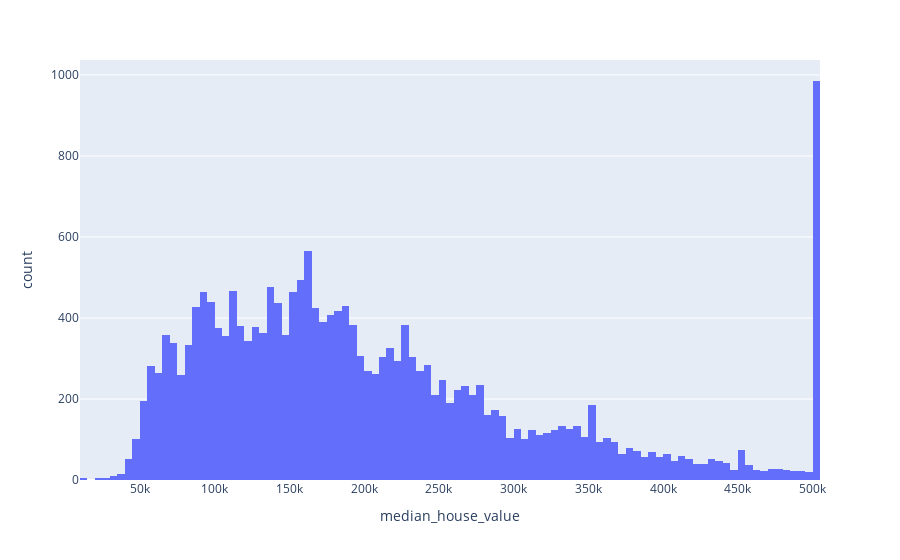

Source (notebook cell):
### Code cell
px.histogram(dataset, x='median_house_value')

### Figure 1 — Plotly figure (JSON) as saved in the notebook; plotly's stock layout.template omitted (floating-point values rounded to 4 significant figures; data arrays with more than 128 entries replaced by an {"elided": "..."} marker saying what was removed)
{"data": [{"alignmentgroup": "True", "bingroup": "x", "hovertemplate": "median_house_value=%{x}<br>count=%{y}<extra></extra>", "legendgroup": "", "marker": {"color": "#636efa"}, "name": "", "offsetgroup": "", "orientation": "v", "showlegend": false, "type": "histogram", "x": {"elided": "20433 int values"}, "xaxis": "x", "yaxis": "y"}], "layout": {"barmode": "relative", "legend": {"tracegroupgap": 0}, "margin": {"t": 60}, "xaxis": {"anchor": "y", "domain": [0, 1], "title": {"text": "median_house_value"}}, "yaxis": {"anchor": "x", "domain": [0, 1], "title": {"text": "count"}}}}
